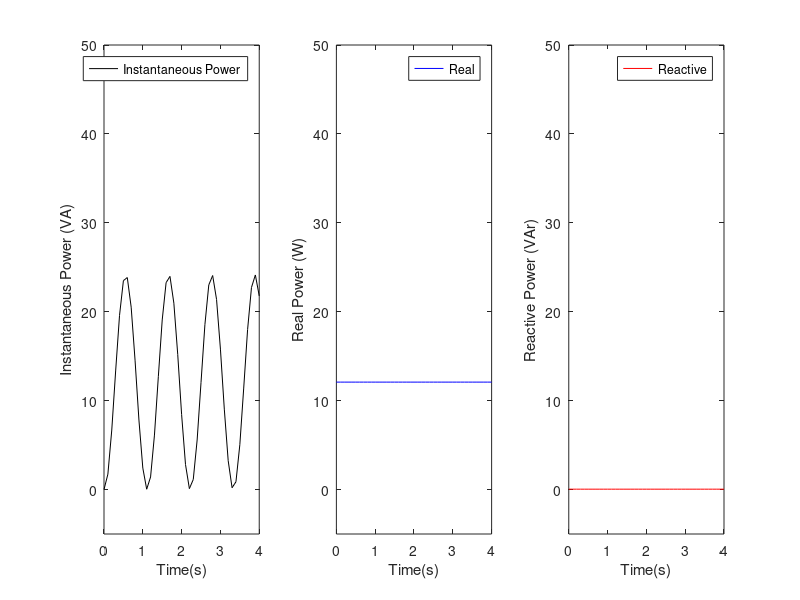

This chart was generated by the following MATLAB code:
x1= (0:.1:4);

y1=15.9*.76*cos(deg2rad(.2))-15.9*.76*cos(120*x1+deg2rad(1.4));
y2=15.9*.76*cos(deg2rad(.2))+0*x1;
y3=15.9*.76*sin(deg2rad(.2))+0*x1;

subplot(1,3,1)
plot(x1,y1,'k')
legend('Instantaneous Power')
xlabel('Time(s)')
ylabel('Instantaneous Power (VA)')
ylim([-5 50])

subplot(1,3,2)
plot(x1,y2,'b')
legend('Real')
xlabel('Time(s)')
ylabel('Real Power (W)')
ylim([-5 50])

subplot(1,3,3)
plot(x1,y3,'r')
legend('Reactive')
xlabel('Time(s)')
ylabel('Reactive Power (VAr)')
ylim([-5 50])